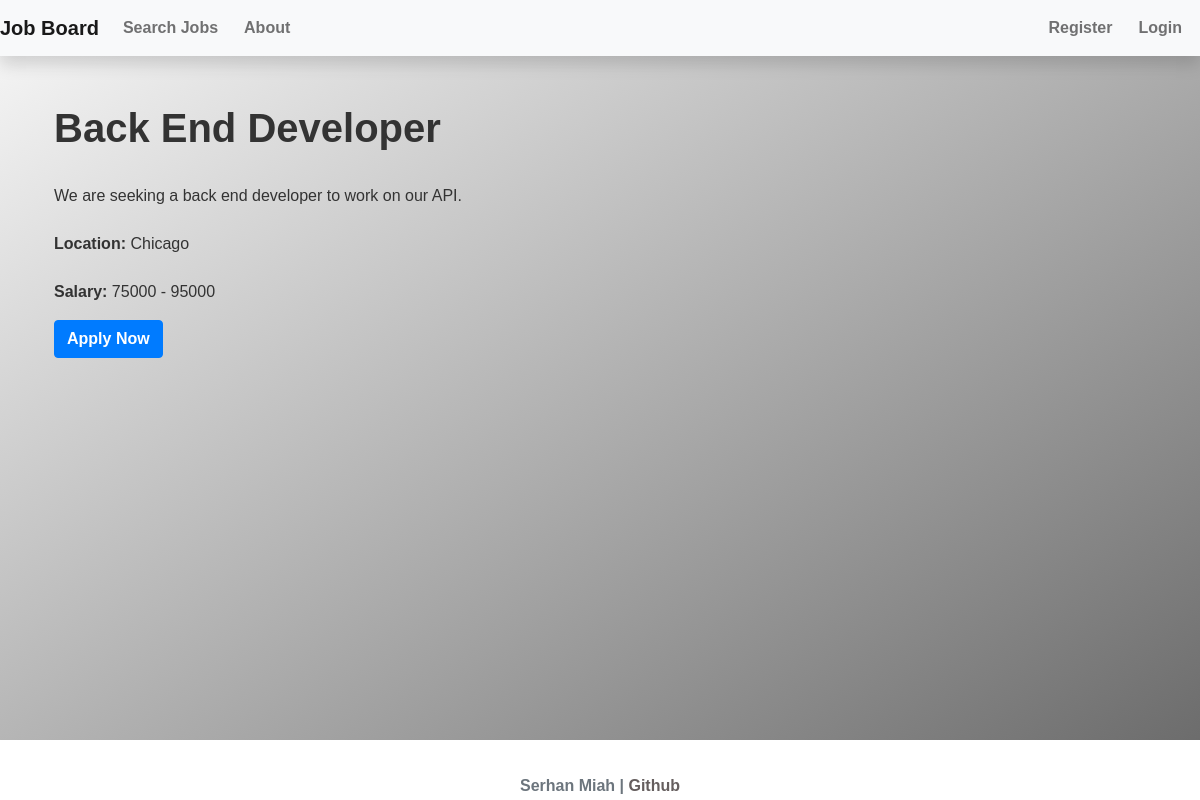
The app's page /job/26 with its own data.
### project/models.py (models this page shows, shortened)
class Job(db.Model):
    id = db.Column(db.Integer, primary_key=True)
    title = db.Column(db.String(100), nullable=False)
    company = db.Column(db.String(100), nullable=False)
    description = db.Column(db.String(1000), nullable=False)
    location = db.Column(db.String(100), nullable=False)
    salary_min = db.Column(db.Integer)
    salary_max = db.Column(db.Integer)
    date_posted = db.Column(db.DateTime, nullable=False, default=datetime.utcnow)
    is_active = db.Column(db.Boolean, nullable=False, default=True)
    applicants = db.relationship('Application', backref='job', lazy=True)

### project/job_board/routes.py (the view)
@job_board.route('/job/<int:job_id>')
def job_detail(job_id):
    job = Job.query.get(job_id)
    if not job:
        return abort(404)
    return render_template('job.html', job=job)

### project/templates/job.html (shortened to what this page needs)
{% extends "base.html" %}
{% block content %}
  <div class="container">
    <h1>{{ job.title }}</h1>
    <p>{{ job.description }}</p>
    <p><strong>Location:</strong> {{ job.location }}</p>
    <p><strong>Salary:</strong> {{ job.salary_min }} - {{job.salary_max}}</p>
    <a href="/apply/{{ job.id }}" class="btn btn-primary">Apply Now</a>
  </div>
{% endblock %}

### project/static/style.css (style rules this page uses)
:root { --font-size-base: 16px; --line-height-base: 1.5; }
body { font-family: sans-serif; font-size: var(--font-size-base); line-height: var(--line-height-base); background: linear-gradient(to bottom right, #f9f9f9, #676767); color: #333; height: 100vh; }
h1 { margin-top: 3rem; margin-bottom: 2rem; font-size: 2.5rem; font-weight: 600; }
p { margin-top: 1.5rem; }
a { color: #007bff; text-decoration: none; }
.btn { font-weight: bold; text-align: center; white-space: nowrap; vertical-align: middle; user-select: none; border: 1px solid transparent; padding: 0.375rem 0.75rem; font-size: 1rem; line-height: 1.5; border-radius: 0.25rem; transition: all 0.15s ease-in-out; }
.btn-primary { color: #fff; background-color: #007bff; border-color: #007bff; }

### records on screen
Job: title "Back End Developer", description "We are seeking a back end developer to work on our API.", location "Chicago", salary_min "75000", salary_max "95000"
